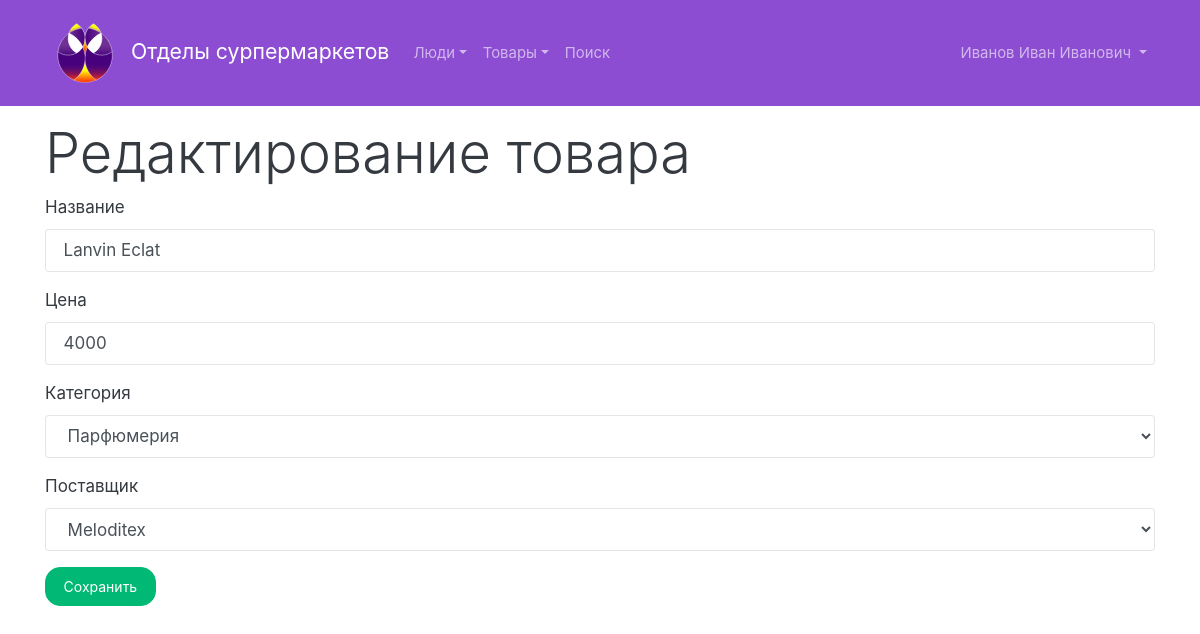
The page /edit-product.php?id=1 (signed in) on the database its author committed.
### tables this page shows
CREATE TABLE "products" (
	`product_ID`	INTEGER PRIMARY KEY AUTOINCREMENT,
	`category`	INTEGER NOT NULL,
	`name`	TEXT NOT NULL,
	`price`	REAL NOT NULL,
	`provider`	INTEGER NOT NULL,
	FOREIGN KEY(`category`) REFERENCES `category`(`category_ID`),
	FOREIGN KEY(`provider`) REFERENCES `provider`(`provider_ID`)
);

CREATE TABLE "category" (
	`category_ID`	INTEGER PRIMARY KEY AUTOINCREMENT,
	`name`	TEXT NOT NULL
);

CREATE TABLE `provider` (
	`provider_ID`	INTEGER PRIMARY KEY AUTOINCREMENT,
	`name of_the_organization`	TEXT NOT NULL,
	`contact_number`	TEXT,
	`address`	TEXT NOT NULL
);

### includes/sqlite.php (called while the page is built, shortened)
<?php
class DB
{
    private $db;
    public function __construct($dbfile = ':memory:')
    {
        $this->db = new SQLite3($dbfile);
        $this->db->createFunction('lower', 'lower');
    }
    public function exec(string $query): bool
    {
        $result = $this->db->exec($query);
        return $result;
    }
    public function query(string $query)
    {
        $result = $this->db->query($query);
        $array = array();
        while ($row = $result->fetchArray()) {
            $array[] = $row;
        }
        return $array;
    }
    public function select($table, $fields = '*', string $where = '1', $order = array(), int $limit = -1, int $offset = 0)
    {
        $_order = '';
        $countOrder = count($order);
        if ($countOrder > 0) {
            if ($countOrder == 1) {
                $_order .= '`' . $order[0] . '`';
            } else {
                $_order .= '`' . $order[0] . '` ' . $order[1];
            }
            $order = 'ORDER BY ' . $_order;
        } else {
            $order = '';
        }
        if ($limit >= 0) {
            $limit = 'LIMIT ' . $offset . ', ' . $limit;
        } else {
            $limit = '';
        }
        if (!is_array($table)) $table = array($table);
        $tables = '';
        $countTables = count($table);
        for($i = 0; $i < $countTables; $i++) {
            $tables .= '`' . $table[$i] . '`';;
        }
        $query = "SELECT $fields FROM $tables WHERE $where $order $limit;";
        $result = $this->query($query);
        return $result;
    }
    public function selectOne($table, $fields = '*', string $where = '1', $order = array(), int $offset = 0)
    {
        $result = $this->select($table, $fields, $where, $order, 1, $offset);
        return $result[0];
    }
}

### edit-product.php (the view, shortened to what this page needs)
<?php
include "includes/header.php";
$db = new DB('db.db');
$id = (int)$_GET['id'];
$info = $db->selectOne('products', '*', 'product_ID=' . $id);
$categories = $db->select('category');
$providers = $db->select('provider');
?>
    <main class="container">
        <h2 class="display-4">Редактирование товара</h2>
        <form action="" method="post">
            <div class="form-group">
                <label for="name">Название</label>
                <input type="text" class="form-control" id="name" name="name" value="<?= $info['name']; ?>" required>
            </div>
            <div class="form-group">
                <label for="price">Цена</label>
                <input type="number" class="form-control" id="price" name="price"
                       value="<?= $info['price']; ?>" required step="0.01" min="0">
            </div>
            <div class="form-group">
                <label for="category">Категория</label>
                <select name="category" id="category" class="form-control">
                    <?php foreach ($categories as $category): ?>
                        <option value="<?= $category['category_ID']; ?>" <?php if ($category['category_ID'] == $info['category']): ?>selected<?php endif; ?>><?= $category['name']; ?></option>
                    <?php endforeach; ?>
                </select>
            </div>
            <div class="form-group">
                <label for="provider">Поставщик</label>
                <select name="provider" id="provider" class="form-control">
                    <?php foreach ($providers as $provider): ?>
                        <option value="<?= $provider['provider_ID']; ?>" <?php if ($provider['provider_ID'] == $info['provider']): ?>selected<?php endif; ?>><?= $provider['name of_the_organization']; ?></option>
                    <?php endforeach; ?>
                </select>
            </div>
            <input type="submit" class="btn btn-success" value="Сохранить" name="form"/>
        </form>
    </main>
<?php
include "includes/footer.php";

### style.css (style rules this page uses)
.btn { margin-bottom: 10px; }
body { margin-top: 120px; }

### rows shown on the page
products: name "Lanvin Eclat", price "4000", category "Парфюмерия", provider "Meloditex"

### other values the page prints
$_SESSION['name'] "Иванов Иван Иванович"
